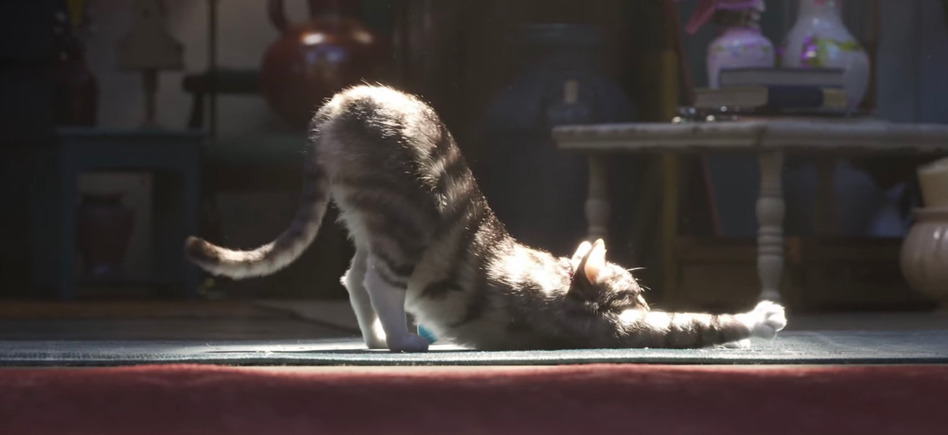
#> input picture TP-images/cat.jpg, 948 x 435 px
$ python convolution.py
#> lines starting #> are read from the running program, lines starting #| are printed output that depends on the picture
#convolutions

#test with Gaëtan's code
from PIL import Image

image = Image.open("cat.jpg")       #Charger le fichier
#> image is the input picture: PIL image 948x435 RGB; mean R, G, B 66.6, 58.8, 57.3
pixelmap = image.load()             #Obtenir la matrice

for i in range(image.size[0]):
    for j in range(image.size[1]):
        (r, g, b) = pixelmap[i, j]     #Obtenir les composantes (r, g, b)
        pixelmap[i, j] = (0, g, b)     #SetPixel

image.save('output.png')               #Save output
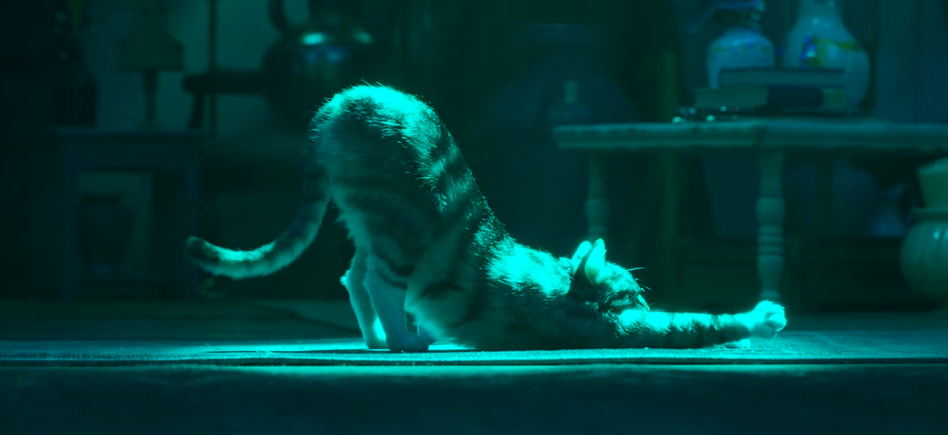
#> saved as output.png: PIL image 948x435 RGB; mean R, G, B 0, 58.8, 57.3
